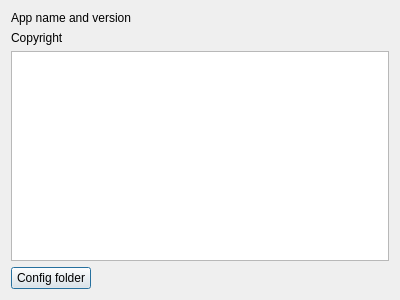
<?xml version="1.0" encoding="UTF-8"?>
<ui version="4.0">
 <class>aboutDialog</class>
 <widget class="QDialog" name="aboutDialog">
  <property name="geometry">
   <rect>
    <x>0</x>
    <y>0</y>
    <width>400</width>
    <height>300</height>
   </rect>
  </property>
  <property name="windowTitle">
   <string>About</string>
  </property>
  <layout class="QGridLayout" name="gridLayout">
   <item row="2" column="0">
    <widget class="QTextEdit" name="te"/>
   </item>
   <item row="0" column="0">
    <widget class="QLabel" name="lb1">
     <property name="text">
      <string>App name and version</string>
     </property>
    </widget>
   </item>
   <item row="1" column="0">
    <widget class="QLabel" name="lb2">
     <property name="text">
      <string>Copyright</string>
     </property>
    </widget>
   </item>
   <item row="3" column="0">
    <widget class="QPushButton" name="pbExploreConfigFolder">
     <property name="sizePolicy">
      <sizepolicy hsizetype="Maximum" vsizetype="Maximum">
       <horstretch>0</horstretch>
       <verstretch>0</verstretch>
      </sizepolicy>
     </property>
     <property name="text">
      <string>Config folder</string>
     </property>
    </widget>
   </item>
  </layout>
 </widget>
 <resources/>
 <connections/>
</ui>
